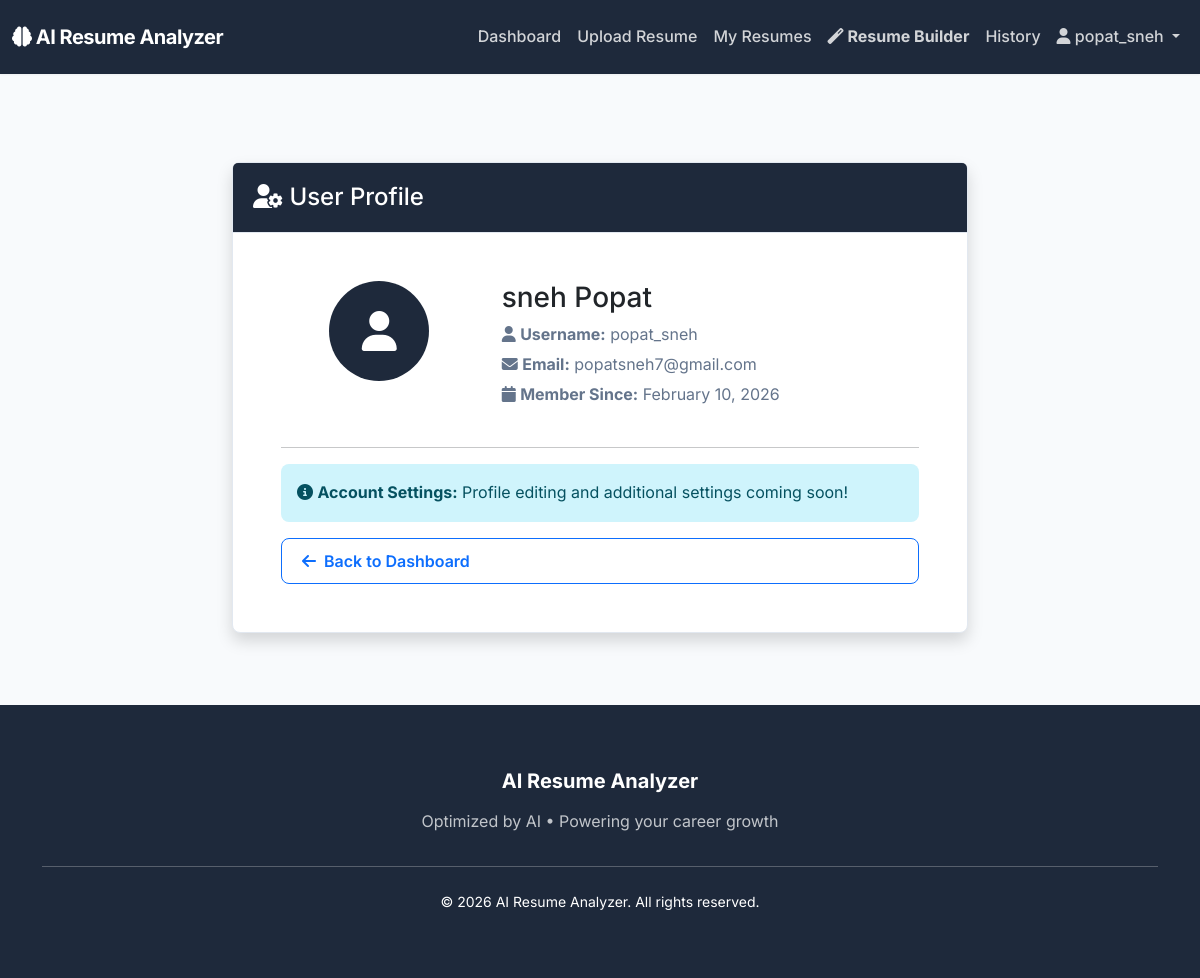
Screenshot of /dashboard/profile (signed in) with the database file from the repository.
### flask_app/models.py (models this page shows, shortened)
class User(UserMixin, db.Model):
    __tablename__ = 'users'
    id = db.Column(db.String(36), primary_key=True, default=lambda: str(uuid.uuid4()))
    username = db.Column(db.String(80), unique=True, nullable=False, index=True)
    email = db.Column(db.String(120), unique=True, nullable=False, index=True)
    password_hash = db.Column(db.String(255), nullable=False)
    first_name = db.Column(db.String(100))
    last_name = db.Column(db.String(100))
    created_at = db.Column(db.DateTime, default=datetime.utcnow)
    updated_at = db.Column(db.DateTime, default=datetime.utcnow, onupdate=datetime.utcnow)
    is_admin = db.Column(db.Boolean, default=False)
    role = db.Column(db.String(20), default='user')
    resumes = db.relationship('Resume', backref='user', lazy=True, cascade='all, delete-orphan')
    analyses = db.relationship('Analysis', backref='user', lazy=True, cascade='all, delete-orphan')

### flask_app/routes/dashboard.py (the view)
@dashboard_bp.route('profile')
@login_required
def profile():
    return render_template('dashboard/profile.html')

### flask_app/routes/resume.py (called while the page is built)
@resume_bp.app_context_processor
def utility_processor():
    return dict(include_static_css=lambda x: "")

### run.py (called while the page is built)
@login_manager.user_loader
def load_user(user_id):
    return User.query.get(user_id)

@app.before_request
def before_request():
    from flask import session
    session.permanent = True
    app.permanent_session_lifetime.total_seconds()

### flask_app/templates/dashboard/profile.html (shortened to what this page needs)
{% extends "base.html" %}
{% block content %}
<div class="container my-5">
    <div class="row">
        <div class="col-md-8 mx-auto">
            <div class="card shadow">
                <div class="card-header bg-primary text-white">
                    <h4 class="mb-0"><i class="fas fa-user-cog"></i> User Profile</h4>
                </div>
                <div class="card-body p-5">
                    <div class="row mb-4">
                        <div class="col-md-4">
                            <div class="text-center">
                                <div class="rounded-circle bg-primary text-white d-inline-flex justify-content-center align-items-center" style="width: 100px; height: 100px; font-size: 40px;">
                                    <i class="fas fa-user"></i>
                                </div>
                            </div>
                        </div>
                        <div class="col-md-8">
                            <h3>{{ current_user.first_name }} {{ current_user.last_name }}</h3>
                            <p class="text-muted mb-1">
                                <i class="fas fa-user"></i> <strong>Username:</strong> {{ current_user.username }}
                            </p>
                            <p class="text-muted mb-1">
                                <i class="fas fa-envelope"></i> <strong>Email:</strong> {{ current_user.email }}
                            </p>
                            <p class="text-muted">
                                <i class="fas fa-calendar"></i> <strong>Member Since:</strong> {{ current_user.created_at.strftime('%B %d, %Y') }}
                            </p>
                        </div>
                    </div>
                    <hr>
                    <div class="alert alert-info">
                        <i class="fas fa-info-circle"></i>
                        <strong>Account Settings:</strong> Profile editing and additional settings coming soon!
                    </div>
                    <div class="d-grid gap-2">
                        <a href="{{ url_for('main.dashboard') }}" class="btn btn-outline-primary">
                            <i class="fas fa-arrow-left"></i> Back to Dashboard
                        </a>
                    </div>
                </div>
            </div>
        </div>
    </div>
</div>
{% endblock %}

### flask_app/templates/base.html (shortened to what this page needs)
<!DOCTYPE html>
<html lang="en">
<head>
    <link href="https://cdn.jsdelivr.net/npm/bootstrap@5.3.0/dist/css/bootstrap.min.css" rel="stylesheet">
    <link rel="stylesheet" href="https://cdnjs.cloudflare.com/ajax/libs/font-awesome/6.4.0/css/all.min.css">
    <link rel="stylesheet" href="{{ url_for('static', filename='css/style.css') }}">
    <link rel="stylesheet" href="{{ url_for('static', filename='css/resume.css') }}">
</head>
<body>
    <nav class="navbar navbar-expand-lg navbar-dark bg-primary">
        <div class="container-fluid">
            <a class="navbar-brand fw-bold" href="{{ url_for('main.index') }}">
                <i class="fas fa-brain"></i> AI Resume Analyzer
            </a>
            <div class="collapse navbar-collapse" id="navbarNav">
                <ul class="navbar-nav ms-auto">
                    {% if current_user.is_authenticated %}
                    {% if current_user.role == 'hr' %}
                    <li class="nav-item">
                        <a class="nav-link" href="{{ url_for('hr.dashboard') }}">HR Dashboard</a>
                    </li>
                    <li class="nav-item">
                        <a class="nav-link" href="{{ url_for('hr.jobs') }}">My Jobs</a>
                    </li>
                    <li class="nav-item">
                        <a class="nav-link" href="{{ url_for('hr.add_job') }}">Post New Job</a>
                    </li>
                    {% else %}
                    <li class="nav-item">
                        <a class="nav-link" href="{{ url_for('main.dashboard') }}">Dashboard</a>
                    </li>
                    {% if current_user.is_admin %}
                    <li class="nav-item">
                        <a class="nav-link fw-bold text-warning" href="{{ url_for('admin.dashboard') }}">Admin Panel</a>
                    </li>
                    {% else %}
                    <li class="nav-item">
                        <a class="nav-link" href="{{ url_for('analysis.upload_resume') }}">Upload Resume</a>
                    </li>
                    <li class="nav-item">
                        <a class="nav-link" href="{{ url_for('analysis.resume_list') }}">My Resumes</a>
                    </li>
                    <li class="nav-item">
                        <a class="nav-link fw-bold text-info" href="{{ url_for('resume.builder') }}">
                            <i class="fas fa-magic"></i> Resume Builder
                        </a>
                    </li>
                    <li class="nav-item">
                        <a class="nav-link" href="{{ url_for('analysis.history') }}">History</a>
                    </li>
                    {% endif %}
                    {% endif %}
                    <li class="nav-item dropdown">
                        <a class="nav-link dropdown-toggle" href="#" id="userDropdown" role="button"
                            data-bs-toggle="dropdown">
                            <i class="fas fa-user"></i> {{ current_user.username }}
                        </a>
                    </li>
                    {% endif %}
                </ul>
            </div>
        </div>
    </nav>
    <main class="container-fluid py-4">
        {% block content %}{% endblock %}
    </main>
    <footer class="text-white text-center">
        <div class="container">
            <div class="row mb-4">
                <div class="col-md-12">
                    <h5 class="fw-bold mb-3">AI Resume Analyzer</h5>
                    <p class="text-light opacity-75">Optimized by AI • Powering your career growth</p>
                </div>
            </div>
            <hr class="opacity-25 mb-4">
            <p class="small mb-0">&copy; 2026 AI Resume Analyzer. All rights reserved.</p>
        </div>
    </footer>
</body>
</html>

### flask_app/static/css/style.css (style rules this page uses)
:root { --primary-color: #1E293B; --primary-hover: #334155; --accent-color: #3B82F6; --accent-hover: #2563EB; --success-color: #10B981; --warning-color: #F59E0B; --danger-color: #EF4444; --bg-main: #F8FAFC; --bg-card: #FFFFFF; --text-main: #0F172A; --text-muted: #64748B; --border-color: #E2E8F0; --border-radius: 8px; --shadow-sm: 0 1px 2px 0 rgba(0, 0, 0, 0.05); --shadow-md: 0 4px 6px -1px rgba(0, 0, 0, 0.1), 0 2px 4px -1px rgba(0, 0, 0, 0.06); --transition: all 0.2s cubic-bezier(0.4, 0, 0.2, 1); }
body { font-family: 'Inter', 'Segoe UI', system-ui, -apple-system, sans-serif; background-color: var(--bg-main); color: var(--text-main); line-height: 1.6; }
main { min-height: calc(100vh - 200px); }
.navbar { background-color: var(--primary-color) !important; padding: 1rem 0; box-shadow: var(--shadow-sm); }
.navbar-brand { font-weight: 700; font-size: 1.25rem; letter-spacing: -0.025em; }
.nav-link { font-weight: 500; color: rgba(255, 255, 255, 0.8) !important; transition: var(--transition); }
.card { background-color: var(--bg-card); border: 1px solid var(--border-color); border-radius: var(--border-radius); box-shadow: var(--shadow-sm); transition: var(--transition); }
.card-header { background-color: white; border-bottom: 1px solid var(--border-color); padding: 1.25rem; font-weight: 600; }
.btn { border-radius: var(--border-radius); padding: 0.625rem 1.25rem; font-weight: 600; transition: var(--transition); display: inline-flex; align-items: center; gap: 0.5rem; }
.alert { border: none; border-radius: var(--border-radius); }
footer { background-color: var(--primary-color) !important; color: #94A3B8; padding: 4rem 0; border-top: none; }
footer p { margin-bottom: 0.5rem; }
.text-muted { color: var(--text-muted) !important; }
.bg-primary { background-color: var(--primary-color) !important; }

### rows the page displays
User: username "popat_sneh", first_name "sneh", last_name "Popat", email "popatsneh7@gmail.com", created_at "February 10, 2026"
